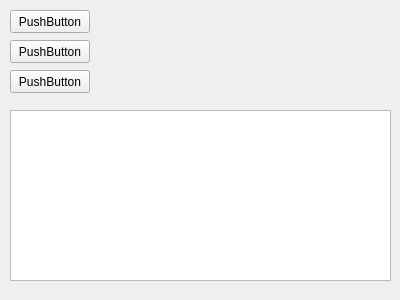
<?xml version="1.0" encoding="UTF-8"?>
<ui version="4.0">
 <class>Form</class>
 <widget class="QWidget" name="Form">
  <property name="geometry">
   <rect>
    <x>0</x>
    <y>0</y>
    <width>400</width>
    <height>300</height>
   </rect>
  </property>
  <property name="windowTitle">
   <string>Form</string>
  </property>
  <widget class="QPushButton" name="pushButton">
   <property name="geometry">
    <rect>
     <x>10</x>
     <y>10</y>
     <width>80</width>
     <height>23</height>
    </rect>
   </property>
   <property name="text">
    <string>PushButton</string>
   </property>
  </widget>
  <widget class="QPushButton" name="pushButton_2">
   <property name="geometry">
    <rect>
     <x>10</x>
     <y>40</y>
     <width>80</width>
     <height>23</height>
    </rect>
   </property>
   <property name="text">
    <string>PushButton</string>
   </property>
  </widget>
  <widget class="QPushButton" name="pushButton_3">
   <property name="geometry">
    <rect>
     <x>10</x>
     <y>70</y>
     <width>80</width>
     <height>23</height>
    </rect>
   </property>
   <property name="text">
    <string>PushButton</string>
   </property>
  </widget>
  <widget class="QPlainTextEdit" name="plainTextEdit">
   <property name="geometry">
    <rect>
     <x>10</x>
     <y>110</y>
     <width>381</width>
     <height>171</height>
    </rect>
   </property>
  </widget>
 </widget>
 <resources/>
 <connections/>
</ui>
